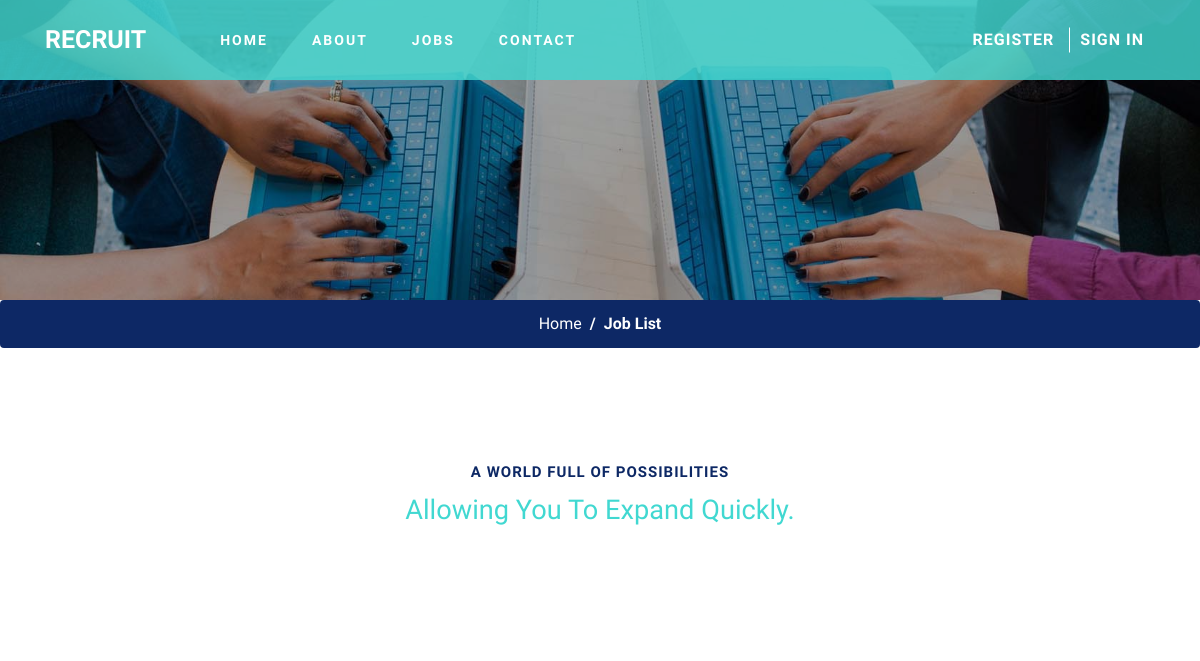
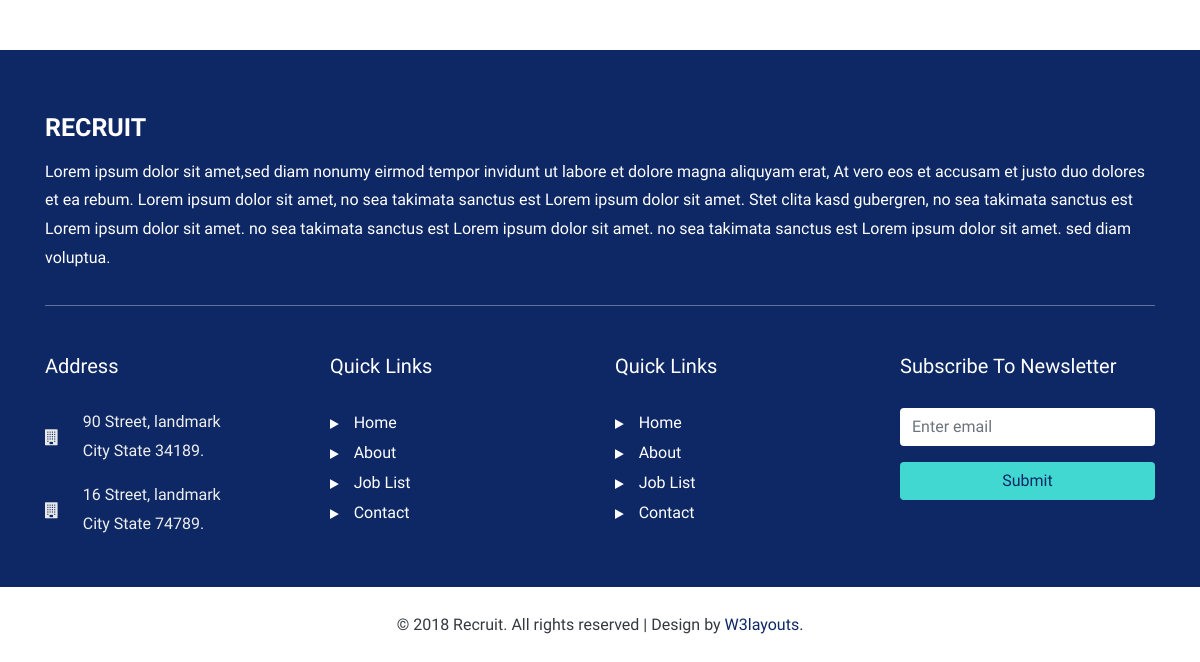
The page /blog/ on the database as committed earlier (2 pictures, top to bottom).
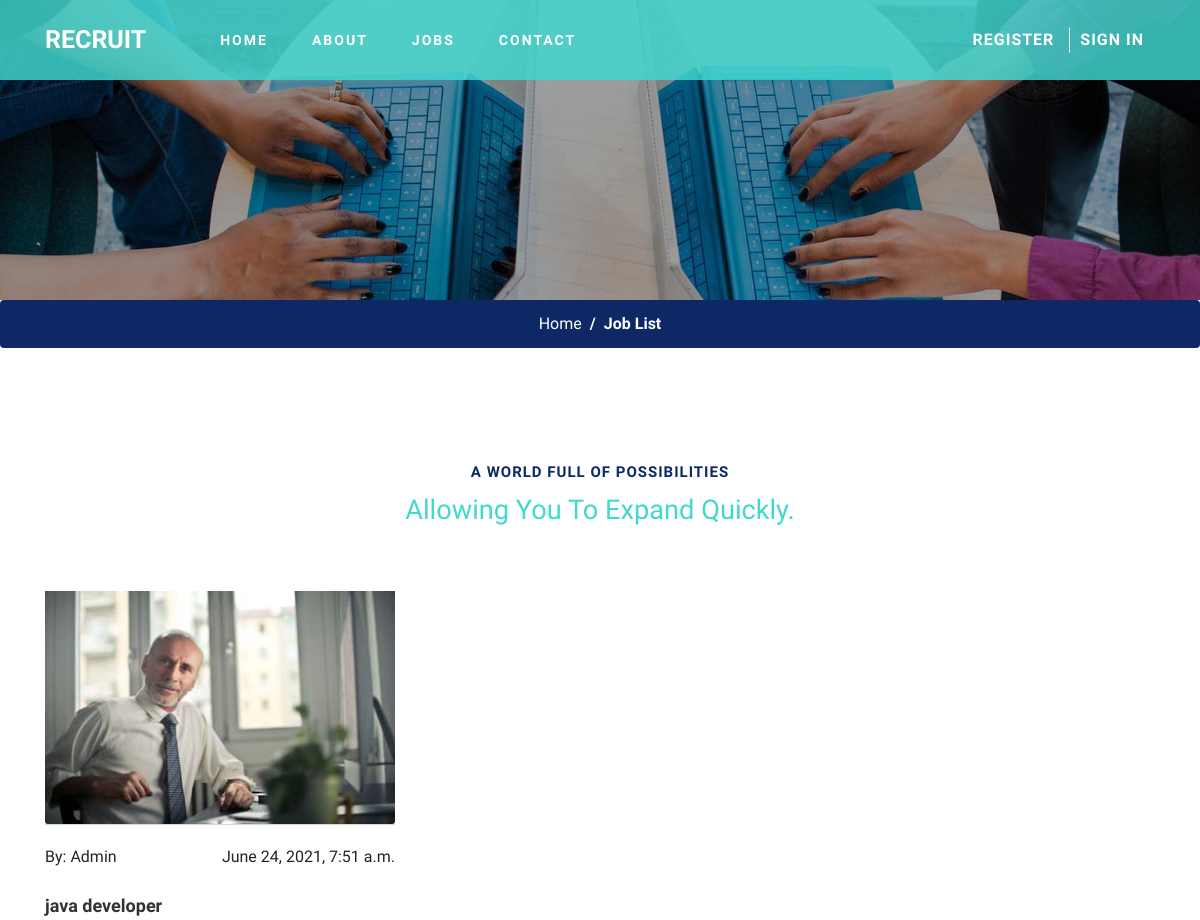
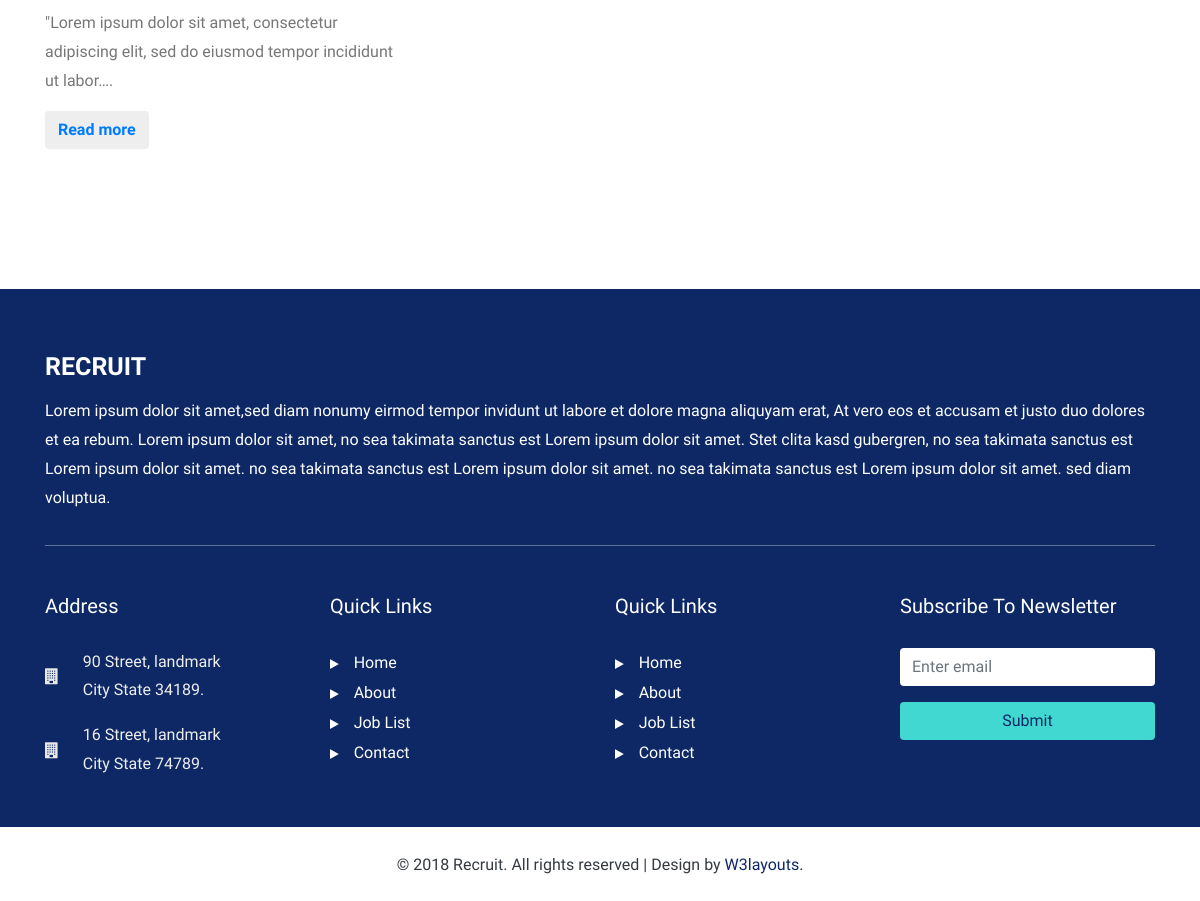
The same page on the database as committed later (2 pictures, top to bottom).
### blog/models.py (models this page shows, shortened)
class Post (models.Model):
    title = models.CharField(max_length=250)
    slug = models.SlugField(max_length=250, unique_for_date='publish')
    publish = models.DateTimeField(default=timezone.now)
    thumbnail = models.ImageField(verbose_name='Add thumbnail', blank=True, upload_to='thumbnails')
    image = models.ImageField(verbose_name='Add image', blank=True, upload_to='images')
    content = models.TextField()
    def get_absolute_url(self):
        return reverse('post_single',args=[self.slug])
    class Meta:
        ordering = ('-publish',)

### blog/views.py (the view)
# urls.py: path('', views.blog, name="blog"),
def blog(request):
    all_posts = Post.objects.all()
    return render(request, 'blog.html', {'all_posts':all_posts})

### templates/blog.html (shortened to what this page needs)
{% load static %}
<!DOCTYPE html>
<html lang="zxx">
<head>
    <link href="{% static 'css/bootstrap.min.css' %}" type="text/css" rel="stylesheet" media="all">
    <link href="{% static 'css/style.css' %}" type="text/css" rel="stylesheet" media="all">
    <link href="{% static 'css/font-awesome.min.css' %}" rel="stylesheet">
</head>
<body>
    <header>
        <div class="container">
            <nav class="navbar navbar-expand-lg navbar-light p-0">
                <h1><a class="navbar-brand" href="{% url 'home' %}">Recruit
                    </a></h1>
                <div class="collapse navbar-collapse" id="navbarSupportedContent">
                    <ul class="ml-lg-5 navbar-nav mr-lg-auto">
                        <li class="nav-item mr-lg-4 mt-lg-0 mt-sm-4 mt-3">
                            <a href="{% url 'home' %}">Home</a>
                        </li>
                        <li class="nav-item  mr-lg-4 mt-lg-0 mt-sm-4 mt-3">
                            <a href="{% url 'about' %}">about</a>
                        </li>
                        <li class="nav-item  mr-lg-4 mt-lg-0 mt-sm-4 mt-3">
                            <a href="{% url 'job_list' %}">jobs</a>
                        </li>
                        <li class="nav-item mr-lg-4 my-lg-0 mb-sm-4 mb-3">
                            <a href="{% url 'contact' %}l">contact</a>
                        </li>
                    </ul>
                    {% if request.user.is_authenticated %}
                        <button type="button" class="btn w3ls-btn text-uppercase font-weight-bold d-block" data-toggle="modal"
                            aria-pressed="false" data-target="#exampleModal1">
                            <a href="{% url 'post_job' %}" style="color: white;">Post A Job</a>
                        </button>
                        <button type="button" class="btn w3ls-btn text-uppercase font-weight-bold d-block" data-toggle="modal"
                            aria-pressed="false" data-target="#exampleModal1">
                            <a href="{% url 'logout' %}" style="color: white;">logout</a>
                        </button>
                        {% else %}
                        <a href="{% url 'home' %}">
                        <button type="button" class="btn w3ls-btn text-uppercase font-weight-bold d-block" data-toggle="modal"
                            aria-pressed="false" data-target="#exampleModal1">
                            Register
                        </button></a>
                        <a href="{% url 'home' %}">
                        <button type="button" class="btn w3ls-btn btn-2 ml-lg-1 text-uppercase font-weight-bold d-block"
                            data-toggle="modal" aria-pressed="false" data-target="#exampleModal">
                            Sign in
                        </button></a>
                        {% endif %}
                </div>
            </nav>
        </div>
    </header>
    <div class="inner-banner-w3ls">
    </div>
    <nav aria-label="breadcrumb">
        <ol class="breadcrumb d-flex justify-content-center bg-theme">
            <li class="breadcrumb-item">
                <a href="{% url 'home' %}" class="text-white">Home</a>
            </li>
            <li class="breadcrumb-item active text-white font-weight-bold" aria-current="page">Job List</li>
        </ol>
    </nav>
    <section class="blog_w3ls py-lg-5">
        <div class="container py-5">
            <div class="title-sec-w3layouts_pvt text-center">
                <span class="title-wthree">a world full of possibilities</span>
                <h4 class="w3layouts_pvt-head">allowing you to expand quickly.</h4>
            </div>
            <div class="row head-row-home">
                {% for all_post in all_posts %}
                <div class="col-lg-4 col-md-6 mt-sm-0 mt-4">
                    <div class="card border-0">
                        <div class="card-header p-0">
                            <a href="#exampleModal2" data-toggle="modal" aria-pressed="false" data-target="#exampleModal2"
                                role="button">
                                <img class="card-img-bottom" src="{{ all_post.thumbnail.url }}" alt="Card image cap">
                            </a>
                        </div>
                        <div class="card-body border-0 px-0">
                            <div class="blog_w3icon d-flex justify-content-between">
                                <span>
                                    By: Admin</span>
                                <span>
                                    {{all_post.publish}}</span>
                            </div>
                            <div class="pt-4">
                                <h5 class="blog-title card-title font-weight-bold">
                                    <a href="#exampleModal2" data-toggle="modal" aria-pressed="false" data-target="#exampleModal2"
                                        role="button">{{all_post.title}}</a>
                                </h5>
                                <p>{{all_post.content|truncatechars:100}}.</p>
                            </div>
                            <button type="button" class="btn blog-btn wthree-bnr-btn" data-toggle="modal" aria-pressed="false"
                                data-target="#exampleModal2">
                                <a href="{{all_post.get_absolute_url}}"> Read more</a>
                            </button>
                        </div>
                    </div>
                </div>
                {% endfor %}
            </div>
        </div>
    </section>
            <div class="d-flex justify-content-center">
            </div>
    <footer id="footer" class="py-sm-5 py-4 bg-theme">
        <div class="container">
            <div class="footer-top-w3ls">
                <h2><a href="{% url 'home' %}" class="navbar-brand">recruit</a></h2>
                <p class="text-white">Lorem ipsum dolor sit amet,sed diam nonumy eirmod tempor invidunt
                    ut labore et dolore magna aliquyam
                    erat, At vero eos et accusam et justo duo dolores et ea rebum. Lorem ipsum dolor sit amet, no sea
                    takimata sanctus est Lorem ipsum dolor sit amet. Stet clita kasd gubergren, no sea takimata sanctus
                    est
                    Lorem ipsum dolor sit amet. no sea takimata sanctus est Lorem ipsum dolor sit amet. no sea takimata
                    sanctus est Lorem ipsum dolor sit amet. sed diam voluptua. </p>
            </div>
            <div class="row  pt-5">
                <div class="col-lg-3 col-sm-6 footer_grid1">
                    <h5>Address</h5>
                    <div class="d-flex align-items-center">
                        <span class="fa fa-building mr-4"></span>
                        <p>90 Street, landmark
                            <br>City State 34189.</p>
                    </div>
                    <div class="d-flex mt-3 align-items-center">
                        <span class="fa fa-building mr-4"></span>
                        <p>16 Street, landmark
                            <br>City State 74789.</p>
                    </div>
                </div>
                <div class="col-lg-3 col-sm-6 mt-sm-0 mt-5">
                    <h5>Quick links</h5>
                    <ul class="list-unstyled quick-links">
                        <li>
                            <a href="{% url 'home' %}">
                                <span class="fa fa-play"></span>Home</a>
                        </li>
                        <li>
                            <a href="{% url 'about' %}">
                                <span class="fa fa-play"></span>About</a>
                        </li>
                        <li>
                            <a href="{% url 'job_list' %}">
                                <span class="fa fa-play"></span>Job List</a>
                        </li>
                        <li>
                            <a href="{% url 'contact' %}">
                                <span class="fa fa-play"></span>Contact</a>
                        </li>
                    </ul>
                </div>
                <div class="col-lg-3 col-sm-6 mt-lg-0 mt-5">
                    <h5>Quick links</h5>
                    <ul class="list-unstyled quick-links">
                        <li>
                            <a href="{% url 'home' %}">
                                <span class="fa fa-play"></span>Home</a>
                        </li>
                        <li>
                            <a href="{% url 'about' %}">
                                <span class="fa fa-play"></span>About</a>
                        </li>
                        <li>
                            <a href="{% url 'job_list' %}">
                                <span class="fa fa-play"></span>Job List</a>
                        </li>
                        <li>
                            <a href="{% url 'contact' %}">
                                <span class="fa fa-play"></span>Contact</a>
                        </li>
                    </ul>
                </div>
                <div class="col-lg-3 col-sm-6 mt-lg-0 mt-5">
                    <h5>subscribe to newsletter</h5>
                    <form action="#" method="post">
                        <div class="form-group">
                            <input type="email" class="form-control  border-0 border-rounded" id="emailid" placeholder="Enter email"
                                name="email" required>
                        </div>
                        <div class="form-group">
                            <input type="Submit" class="form-control bg-light-theme  border-0 border-rounded" id="sub"
                                value="Submit" name="sub">
                        </div>
                    </form>
                </div>
            </div>
        </div>
    </footer>
    <div class="cpy-right text-center py-4">
        <p class="text-dark">© 2018 Recruit. All rights reserved | Design by
            <a href="http://w3layouts.com" class="text-theme"> W3layouts.</a>
        </p>
    </div>
</body>
</html>

### static/css/style.css (style rules this page uses)
body { font-family: 'Source Sans Pro', sans-serif; background: #fff; }
body a { transition: 0.5s all; -webkit-transition: 0.5s all; -moz-transition: 0.5s all; -o-transition: 0.5s all; -ms-transition: 0.5s all; text-decoration: none; outline: none; }
h1, h2, h3, h4, h5, h6 { margin: 0; font-family: 'Source Sans Pro', sans-serif; }
p { margin: 0; color: #777; font-size: 1em; line-height: 1.8; }
ul { margin: 0; padding: 0; }
ul { list-style-type: none; }
.text-theme { color: #0d2865 !important; }
.bg-theme { background: #0d2865 !important; color: #fff; }
.bg-light-theme { background: #41d8d1 !important; color: #0d2865; }
.navbar-light .navbar-brand, .navbar-light .navbar-brand:hover { color: #fff; }
.navbar-brand { color: #fff; font-size: 25px; font-weight: 800; text-transform: uppercase; line-height: 2; }
.footer-top-w3ls { border-bottom: 1px solid rgba(253, 253, 253, 0.35); padding-bottom: 2em; }
.w3ls-btn { font-size: 1em; letter-spacing: 1px; background: transparent; padding: 0 10px; border-radius: 0; color: #fff; }
.btn-2 { border-left: 1px solid #fff }
li.nav-item a { color: #fff; text-transform: uppercase; font-weight: 600; letter-spacing: 2px; padding: 5px 10px; font-size: 14px; }
header { padding: 10px 0; background: rgba(65, 216, 209, 0.82); width: 100%; position: absolute; z-index: 9; }
.wthree-bnr-btn { background: #fff; color: #0d2865; -webkit-transition: 0.5s all ease; -moz-transition: 0.5s all ease; -o-transition: 0.5s all ease; -ms-transition: 0.5s all ease; background: #eee; margin-top: 1em; font-weight: 600; }
.inner-banner-w3ls { background: url(../images/inner.jpg) no-repeat center; -webkit-background-size: cover; -moz-background-size: cover; -o-background-size: cover; -ms-background-size: cover; background-size: cover; min-height: 300px; position: relative; }
.inner-banner-w3ls:before { background: rgba(0, 0, 0, 0.37); position: absolute; content: ''; width: 100%; height: 100%; left: 0; top: 0; }
.breadcrumb-item+.breadcrumb-item::before { display: inline-block; padding-right: .5rem; color: #ffffff; content: "/"; }
h4.w3layouts_pvt-head { font-size: 1.7em; text-transform: capitalize; margin-top: 10px; color: #41d8d1; }
span.title-wthree { letter-spacing: 1px; text-transform: uppercase; font-weight: 600; font-size: 15px; color: #0d2865; }
.head-row-home { padding-top: 4em; }
h5.blog-title a { font-size: 0.9em; color: #333; }
footer { background: #0d2865; }
.footer_grid1 span { color: #e8e8e8; line-height: 1.5; }
.footer_grid1 p { color: #eee; }
input[type="submit"] { cursor: pointer; }
#footer h5 { margin-bottom: 1.5em; color: #ffffff; text-transform: capitalize; }
#footer a { color: #ffffff; text-decoration: none !important; background-color: transparent; -webkit-text-decoration-skip: objects; }
#footer ul.social li a, #footer ul.quick-links li a { color: #ffffff; }
#footer ul.quick-links li { padding: 3px 0; -webkit-transition: .5s all ease; -moz-transition: .5s all ease; transition: .5s all ease; }
#footer ul.quick-links li a span { margin-right: 15px; font-size: 11px; }

Rows that differ between the two databases and show on the page:
added Post: thumbnail (picture), publish "June 24, 2021, 7:51 a.m.", title "java developer", content "\"Lorem ipsum dolor sit amet, consectetur adipiscing elit, sed do eiusmod tempor incididunt ut labor…"
